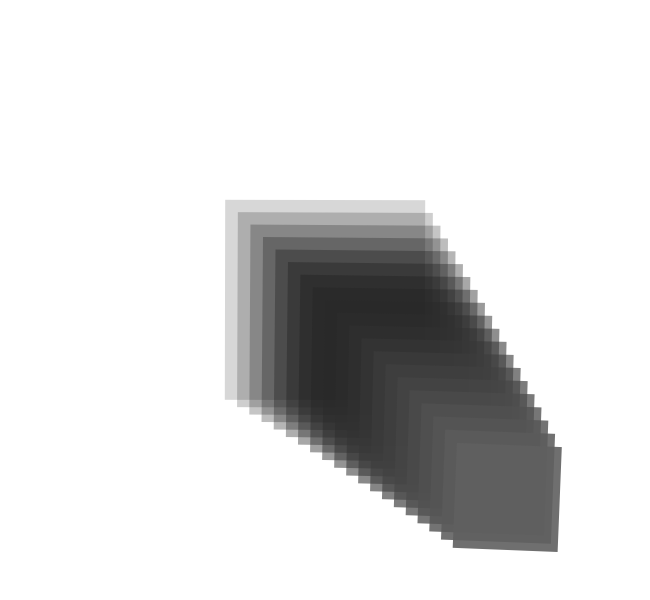
Frame 1 (no input)
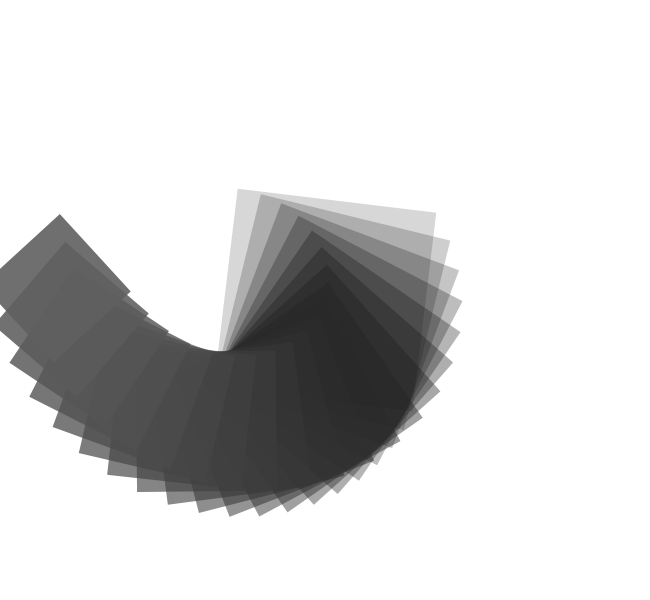
Frame 60 (the mouse pressed at the canvas centre just before this capture)
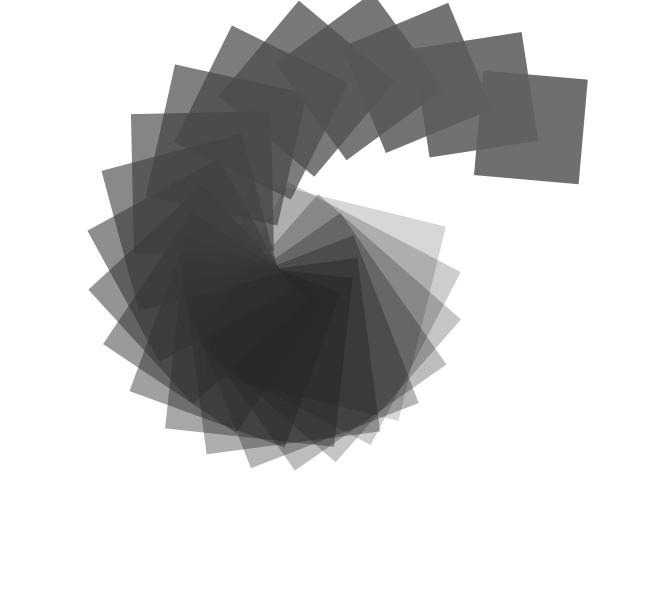
Frame 120 (the mouse held since frame 60 and released just before this capture)

The Processing sketch that drew these frames (run headless with seeded random() and noise(); from frame 60 on, the mouse is pressed at the canvas centre):

// Processing sketch: processing_24520
// ── processing_24520.pde

float i;
int no=20;
float side1 =200;
float d = 5;     
float incr = 0.002;
int c=1;
 
void setup()
{
  size(650, 600);
  smooth();
  noStroke();
  rectMode(CENTER);
 
}
 
void draw()
{
  background(255);
  translate(width/2, height/2);
 
  i += incr;
  for(int j = 0; j < no; j++)
  {
    fill(5*j,40+10*j);
    rotate(i);
    rect(10*j,10*j, side1 - j * d, side1- j * d);
  }
}
